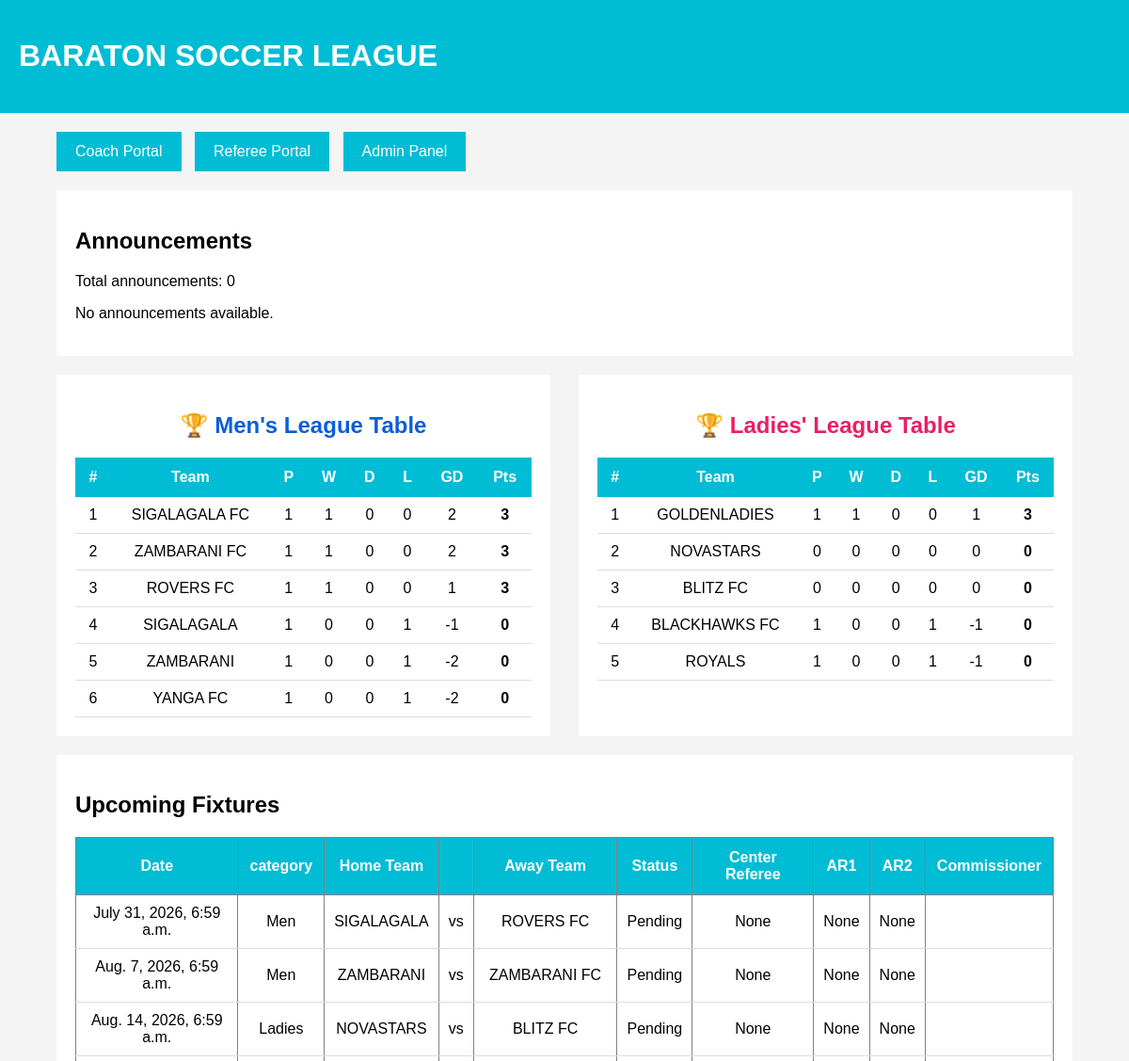
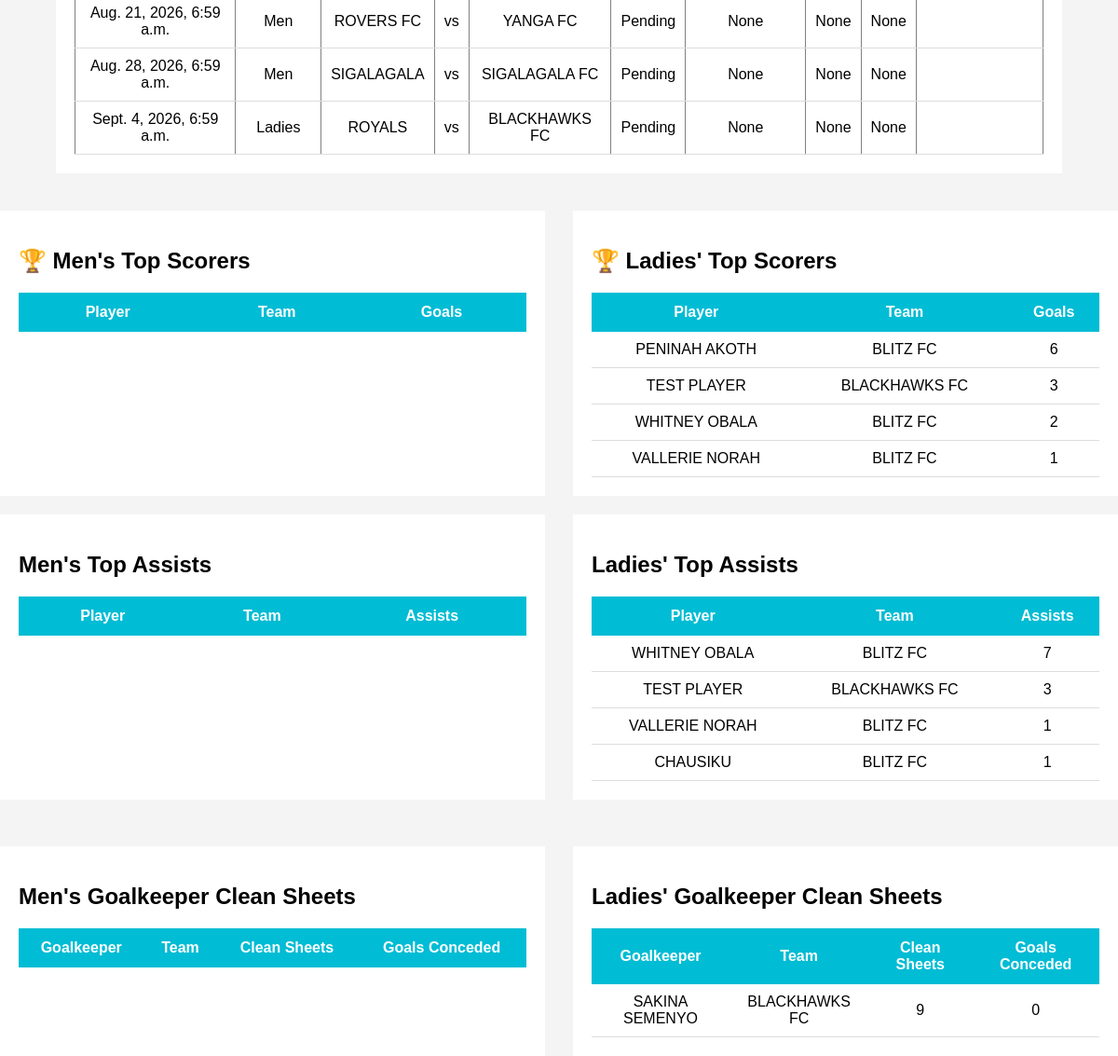
The page / on the database its author committed (2 pictures, top to bottom).
### teams/models.py (models this page shows)
class Team(models.Model):
    CATEGORY_CHOICES = (
        ('Men', 'Men'),
        ('Ladies', 'Ladies'),
    )
    name = models.CharField(max_length=100)
    coach = models.ForeignKey(
    settings.AUTH_USER_MODEL,
    on_delete=models.SET_NULL,
    null=True,
    blank=True,
    limit_choices_to={'role': 'coach'}
)
    phone_number = models.CharField(
        max_length=15,
        blank=True,
        null=True
    )
    category = models.CharField(
        max_length=10,
        choices=CATEGORY_CHOICES,
        default='Men'
    )
    played = models.IntegerField(default=0)
    wins = models.IntegerField(default=0)
    draws = models.IntegerField(default=0)
    losses = models.IntegerField(default=0)
    goals_scored = models.IntegerField(default=0)
    goals_conceded = models.IntegerField(default=0)
    goal_difference = models.IntegerField(default=0)
    points = models.IntegerField(default=0)
    def __str__(self):
        return self.name

### matches/models.py (models this page shows, shortened)
class Match(models.Model):
    STATUS_CHOICES = (
        ('Pending', 'Pending'),
        ('Live', 'Live'),
        ('Completed', 'Completed'),
    )
    home_team = models.ForeignKey(
        'teams.Team',
        on_delete=models.CASCADE,
        related_name='home_matches'
    )
    away_team = models.ForeignKey(
        'teams.Team',
        on_delete=models.CASCADE,
        related_name='away_matches'
    )
    home_score = models.IntegerField(
        default=0
    )
    away_score = models.IntegerField(
        default=0
    )
    center_referee = models.ForeignKey(
    settings.AUTH_USER_MODEL,
    on_delete=models.SET_NULL,
    null=True,
    blank=True,
    related_name='center_referee_matches'
)
    assistant_referee_one = models.ForeignKey(
    settings.AUTH_USER_MODEL,
    on_delete=models.SET_NULL,
    null=True,
    blank=True,
    related_name='assistant_referee_one_matches'
)
    assistant_referee_two = models.ForeignKey(
    settings.AUTH_USER_MODEL,
    on_delete=models.SET_NULL,
    null=True,
    blank=True,
    related_name='assistant_referee_two_matches'
)
    match_commissioner = models.ForeignKey(
    settings.AUTH_USER_MODEL,
    on_delete=models.SET_NULL,
    null=True,
    blank=True,
    related_name='commissioner_matches'
)
    venue = models.CharField(
        max_length=100
    )
    match_date = models.DateTimeField()
    status = models.CharField(
        max_length=20,
        choices=STATUS_CHOICES,
        default='Pending'
    )
    created_at = models.DateTimeField(
        auto_now_add=True
    )

### players/models.py (models this page shows, shortened)
class Player(models.Model):
    player_name = models.CharField(max_length=100)
    school_id = models.CharField(max_length=50)
    age = models.IntegerField(default=18)
    jersey_number = models.IntegerField(default=0)
    phone_number = models.CharField(
        max_length=15,
        blank=True,
        null=True
    )
    POSITION_CHOICES = (
        ('Goalkeeper', 'Goalkeeper'),
        ('Defender', 'Defender'),
        ('Midfielder', 'Midfielder'),
        ('Forward', 'Forward'),
    )
    position = models.CharField(
        max_length=20,
        choices=POSITION_CHOICES,
        default='Defender'
    )
    goals = models.IntegerField(default=0)
    assists = models.IntegerField(default=0)
    clean_sheets = models.IntegerField(default=0)
    goal_conceded = models.IntegerField(default=0)
    yellow_cards = models.IntegerField(default=0)
    red_cards = models.IntegerField(default=0)
    is_suspended = models.BooleanField(default=False)
    suspension_matches = models.IntegerField(default=0)
    team = models.ForeignKey(
        'teams.Team',
        on_delete=models.CASCADE,
        related_name='players'
    )

### teams/views.py (the view)
# urls.py: path('', views.home, name='home'),
def home(request):
    men_teams = Team.objects.filter(
        category='Men'
    ).order_by(
        '-points',
        '-goal_difference',
        '-goals_scored'
    )
    ladies_teams = Team.objects.filter(
        category='Ladies'
    ).order_by(
        '-points',
        '-goal_difference',
        '-goals_scored'
    )
    matches = Match.objects.all().order_by('-match_date')[:6]
    fixtures = Match.objects.filter(
        status='Pending'
    ).order_by('match_date')[:6]
    men_top_scorers = Player.objects.filter(
        team__category='Men',
        goals__gt=0
    ).order_by('-goals')[:5]
    ladies_top_scorers = Player.objects.filter(
        team__category='Ladies',
        goals__gt=0
    ).order_by('-goals')[:5]
    men_top_assists = Player.objects.filter(
        team__category='Men',
        assists__gt=0
    ).order_by('-assists')[:5]
    ladies_top_assists = Player.objects.filter(
        team__category='Ladies',
        assists__gt=0
    ).order_by('-assists')[:5]
    men_clean_sheets = Player.objects.filter(
        team__category='Men',
        position='Goalkeeper'
    ).order_by(
        '-clean_sheets',
        'goal_conceded'
    )[:5]
    ladies_clean_sheets = Player.objects.filter(
        team__category='Ladies',
        position='Goalkeeper'
    ).order_by(
        '-clean_sheets',
        'goal_conceded'
    )[:5]
    announcements = Announcement.objects.filter(
        audience='all'
    ).order_by('-created_at')
    context = {
        'men_teams': men_teams,
        'ladies_teams': ladies_teams,
        'matches': matches,
        'fixtures': fixtures,
        'men_top_scorers': men_top_scorers,
        'ladies_top_scorers': ladies_top_scorers,
        'men_top_assists': men_top_assists,
        'ladies_top_assists': ladies_top_assists,
        'men_clean_sheets': men_clean_sheets,
        'ladies_clean_sheets': ladies_clean_sheets,
        'announcements': announcements,
    }
    return render(request, 'core/home.html', context)

### notifications/context_processors.py (called while the page is built)
def admin_notifications(request):
    return {
        'unread_notifications':
        AdminNotification.objects.filter(
            is_read=False
        ).count()
    }

### templates/core/home.html (shortened to what this page needs)
<!DOCTYPE html>
<html>
<head>
</head>
<body>
<header>
    <h1>BARATON SOCCER LEAGUE</h1>
</header>
<div class="container">
    <div class="buttons">
        <a href="/login/" class="btn">
            Coach Portal
        </a>
        <a href="/referee-login-page/" class="btn">
            Referee  Portal
        </a>
        <a href="/admin/" class="btn">
            Admin Panel
        </a>
    </div>
    <div class="section">
        <h2>Announcements</h2>
        <p>Total announcements: {{ announcements|length  }}</p>
        {% for announcement in announcements %}
            <div style="background:#f5f5f5; padding:10px; margin-bottom:10px;
            border-radius:5px;">
                <h3>{{ announcement.title }}</h3>
                <p>{{ announcement.message }}</p>
                <small>{{ announcement.created_at }}</small>
            </div>
        {% empty %}
            <p>No announcements available.</p>
        {% endfor %}
        </div>
    <div style="display:flex; gap:30px; flex-wrap:wrap;">
    <div class="section" style="flex:1; min-width:450px;">
        <h2 style="text-align:center; color:#0b5ed7;">🏆 Men's League Table</h2>
        <table>
            <tr>
                <th>#</th>
                <th>Team</th>
                <th>P</th>
                <th>W</th>
                <th>D</th>
                <th>L</th>
                <th>GD</th>
                <th>Pts</th>
            </tr>
            {% for team in men_teams %}
            <tr>
                <td>{{ forloop.counter }}</td>
                <td>{{ team.name }}</td>
                <td>{{ team.played }}</td>
                <td>{{ team.wins }}</td>
                <td>{{ team.draws }}</td>
                <td>{{ team.losses }}</td>
                <td>{{ team.goal_difference }}</td>
                <td><strong>{{ team.points }}</strong></td>
            </tr>
            {% endfor %}
        </table>
    </div>
    <div class="section" style="flex:1; min-width:450px;">
        <h2 style="text-align:center; color:#e91e63;">🏆 Ladies' League Table</h2>
        <table>
            <tr>
                <th>#</th>
                <th>Team</th>
                <th>P</th>
                <th>W</th>
                <th>D</th>
                <th>L</th>
                <th>GD</th>
                <th>Pts</th>
            </tr>
            {% for team in ladies_teams %}
            <tr>
                <td>{{ forloop.counter }}</td>
                <td>{{ team.name }}</td>
                <td>{{ team.played }}</td>
                <td>{{ team.wins }}</td>
                <td>{{ team.draws }}</td>
                <td>{{ team.losses }}</td>
                <td>{{ team.goal_difference }}</td>
                <td><strong>{{ team.points }}</strong></td>
            </tr>
            {% endfor %}
        </table>
    </div>
</div>
    <div class="section">
        <h2>Upcoming Fixtures</h2>
<table border="1" cellpadding="10" cellspacing="0">
    <tr>
        <th>Date</th>
        <th>category</th>
        <th>Home Team</th>
        <th></th>
        <th>Away Team</th>
        <th>Status</th>
        <th>Center Referee</th>
        <th>AR1</th>
        <th>AR2</th>
        <th>Commissioner</th>
    </tr>
    {% for match in fixtures %}
    <tr>
        <td>{{ match.match_date }}</td>
        <td>{{match.home_team.category }}</td>
        <td>{{ match.home_team }}</td>
        <td>vs</td>
        <td>{{ match.away_team }}</td>
        <td>{{ match.status }}</td>
        <td>{{ match.center_referee }}</td>
        <td>{{ match.assistant_referee_one }}</td>
        <td>{{ match.assistant_referee_two }}</td>
        <td>{{ match.commissioner }}</td>
    </tr>
    {% empty %}
    <tr>
        <td colspan="5">No upcoming fixtures</td>
    </tr>
    {% endfor %}
</table>
    </div>
</div>
</body>
</html>
<div style="display:flex; gap:30px; flex-wrap:wrap;">
    <div class="section" style="flex:1; min-width:450px;">
    <h2>🏆 Men's Top Scorers</h2>
    <table>
        <tr>
            <th>Player</th>
            <th>Team</th>
            <th>Goals</th>
        </tr>
    </table>
</div>
<div class="section" style="flex:1; min-width:450px;">
    <h2>🏆 Ladies' Top Scorers</h2>
    <table>
        <tr>
            <th>Player</th>
            <th>Team</th>
            <th>Goals</th>
        </tr>
        {% for player in ladies_top_scorers %}
        <tr>
            <td>{{ player.player_name }}</td>
            <td>{{player.team}}</td>
            <td>{{ player.goals }}</td>
        </tr>
        {% endfor %}
    </table>
</div>
</div>
<div style="display:flex; gap:30px; flex-wrap:wrap;">
    <div class="section" style="flex:1; min-width:450px;">
        <h2>Men's Top Assists</h2>
    <table>
        <tr>
            <th>Player</th>
            <th>Team</th>
            <th>Assists</th>
        </tr>
    </table>
</div>
<div class="section" style="flex:1; min-width:450px;">
        <h2>Ladies' Top Assists</h2>
    <table>
        <tr>
            <th>Player</th>
            <th>Team</th>
            <th>Assists</th>
        </tr>
        {% for player in ladies_top_assists %}
        <tr>
            <td>{{ player.player_name }}</td>
            <td>{{ player.team }}</td>
            <td>{{ player.assists }}</td>
        </tr>
        {% endfor %}
    </table>
</div>
<div class="section" style="flex:1; min-width:450px;">
    <h2>Men's Goalkeeper Clean Sheets</h2>
    <table>
        <tr>
            <th>Goalkeeper</th>
            <th>Team</th>
            <th>Clean Sheets</th>
            <th>Goals Conceded</th>
        </tr>
    </table>
</div>
<div class="section" style="flex:1; min-width:450px;">
    <h2>Ladies' Goalkeeper Clean Sheets</h2>
    <table>
        <tr>
            <th>Goalkeeper</th>
            <th>Team</th>
            <th>Clean Sheets</th>
            <th>Goals Conceded</th>
        </tr>
        {% for player in ladies_clean_sheets %}
        <tr>
            <td>{{ player.player_name }}</td>
            <td>{{ player.team }}</td>
            <td>{{ player.clean_sheets }}</td>
            <td>{{ player.goal_conceded }}</td>
        </tr>
        {% endfor %}
    </table>
</div>

### templates/core/home.html (style rules this page uses)
body { font-family:Arial; background:#f4f4f4; margin:0; padding:0; }
header { background:#00bcd4; color:white; padding:20px; }
.container { width:90%; margin:auto; padding:20px; }
table { width:100%; border-collapse:collapse; background:white; }
th { background:#00bcd4; color:white; padding:12px; }
td { padding:10px; border-bottom:1px solid #ddd; text-align:center; }
.buttons { margin-bottom:20px; }
.btn { display:inline-block; background:#00bcd4; color:white; padding:12px 20px; text-decoration:none; margin-right:10px; }
.section { background:white; padding:20px; margin-top:20px; }

### rows shown on the page
Team: name "SIGALAGALA FC", played "1", wins "1", draws "0", losses "0", goal_difference "2", points "3"
Team: name "ZAMBARANI FC", played "1", wins "1", draws "0", losses "0", goal_difference "2", points "3"
Team: name "ROVERS FC", played "1", wins "1", draws "0", losses "0", goal_difference "1", points "3"
Team: name "SIGALAGALA", played "1", wins "0", draws "0", losses "1", goal_difference "-1", points "0"
Team: name "ZAMBARANI", played "1", wins "0", draws "0", losses "1", goal_difference "-2", points "0"
Team: name "YANGA FC", played "1", wins "0", draws "0", losses "1", goal_difference "-2", points "0"
Team: name "GOLDENLADIES", played "1", wins "1", draws "0", losses "0", goal_difference "1", points "3"
Team: name "NOVASTARS", played "0", wins "0", draws "0", losses "0", goal_difference "0", points "0"
Team: name "BLITZ FC", played "0", wins "0", draws "0", losses "0", goal_difference "0", points "0"
Team: name "BLACKHAWKS FC", played "1", wins "0", draws "0", losses "1", goal_difference "-1", points "0"
Team: name "ROYALS", played "1", wins "0", draws "0", losses "1", goal_difference "-1", points "0"
Match: match_date "July 31, 2026, 6:59 a.m.", home_team.category "Men", home_team "SIGALAGALA", away_team "ROVERS FC", status "Pending", center_referee "None", assistant_referee_one "None", assistant_referee_two "None"
Match: match_date "Aug. 7, 2026, 6:59 a.m.", home_team.category "Men", home_team "ZAMBARANI", away_team "ZAMBARANI FC", status "Pending", center_referee "None", assistant_referee_one "None", assistant_referee_two "None"
Match: match_date "Aug. 14, 2026, 6:59 a.m.", home_team.category "Ladies", home_team "NOVASTARS", away_team "BLITZ FC", status "Pending", center_referee "None", assistant_referee_one "None", assistant_referee_two "None"
Match: match_date "Aug. 21, 2026, 6:59 a.m.", home_team.category "Men", home_team "ROVERS FC", away_team "YANGA FC", status "Pending", center_referee "None", assistant_referee_one "None", assistant_referee_two "None"
Match: match_date "Aug. 28, 2026, 6:59 a.m.", home_team.category "Men", home_team "SIGALAGALA", away_team "SIGALAGALA FC", status "Pending", center_referee "None", assistant_referee_one "None", assistant_referee_two "None"
Match: match_date "Sept. 4, 2026, 6:59 a.m.", home_team.category "Ladies", home_team "ROYALS", away_team "BLACKHAWKS FC", status "Pending", center_referee "None", assistant_referee_one "None", assistant_referee_two "None"
Player: player_name "PENINAH AKOTH", team "BLITZ FC", goals "6"
Player: player_name "TEST PLAYER", team "BLACKHAWKS FC", goals "3", assists "3"
Player: player_name "WHITNEY OBALA", team "BLITZ FC", goals "2", assists "7"
Player: player_name "VALLERIE NORAH", team "BLITZ FC", goals "1", assists "1"
Player: player_name "CHAUSIKU", team "BLITZ FC", assists "1"
Player: player_name "SAKINA SEMENYO", team "BLACKHAWKS FC", clean_sheets "9", goal_conceded "0"

### other values the page prints
{{ announcements|length }} "0"
